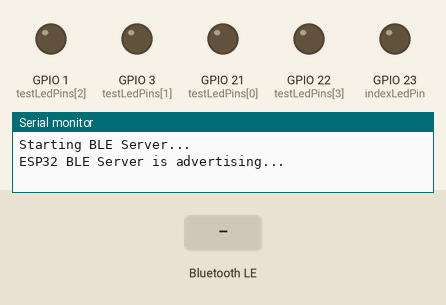
Bench run of a sketch on a simulated ESP32. Parts: output pins drawn as LEDs (lit = HIGH), the last lines printed to the serial monitor. The inputs (shaded band) are chosen by the test bench. Nothing arrives over Bluetooth unless stated; a phone connects over Bluetooth LE 3 s after start.

Above: at 1.2 s.
1.3 s: Bluetooth LE write "1" received
At 2.4 s:
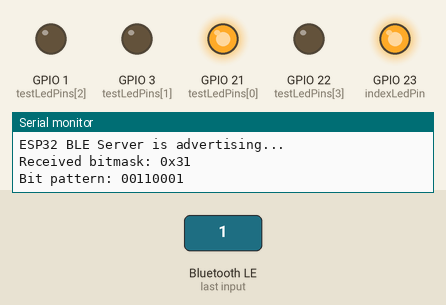
2.8 s: Bluetooth LE write "0" received
At 3.5 s:
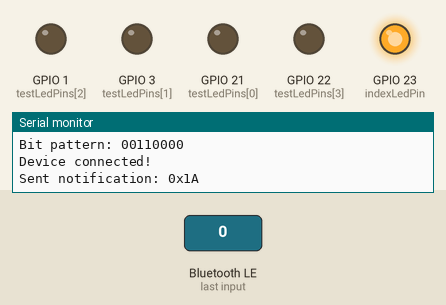
4.3 s: Bluetooth LE write "2" received
At 4.6 s:
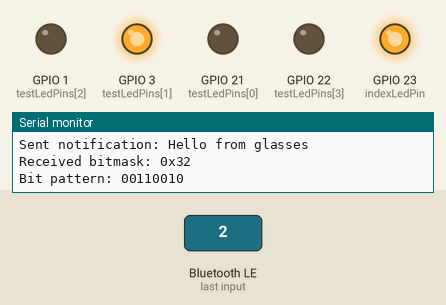
Timing chart, 0 to 7.3 s (numbered marks = the images above; inputs shaded):
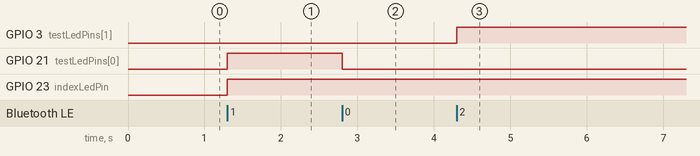

The sketch:

ble_esp32_2.ino
```cpp
#include <BLEDevice.h>
#include <BLEServer.h>
#include <BLEUtils.h>
#include <BLE2902.h>

// BLE Service and Characteristic UUIDs
#define SERVICE_UUID        "22345678-1234-1234-1234-123456789abc"
#define CHARACTERISTIC_UUID "abcd1234-ab12-cd34-ef56-1234567890ab"

BLECharacteristic *pCharacteristic;
bool deviceConnected = false;
String receivedValue = "";
const int indexLedPin = 23;
const int testLedPins[4] = {21, 3, 1, 22};

// Callback class for handling device connections
class MyServerCallbacks : public BLEServerCallbacks {
  void onConnect(BLEServer* pServer) {
    deviceConnected = true;
    Serial.println("Device connected!");

    // Example byte array (you can modify this as needed)
    uint8_t byteArray[] = {0x1A}; // Replace with your desired data

    // Set the byte array as the characteristic value
    pCharacteristic->setValue(byteArray, sizeof(byteArray));

    // Send notification
    pCharacteristic->notify();

    // Optionally print sent data to Serial for debugging
    Serial.print("Sent notification: ");
    for (int i = 0; i < sizeof(byteArray); i++) {
      Serial.print("0x");
      Serial.print(byteArray[i], HEX);
      Serial.print(" ");
    }
    Serial.println();

    delay(1000);
  }

  void onDisconnect(BLEServer* pServer) {
    deviceConnected = false;
    Serial.println("Device disconnected!");
    // Restart advertising so the app can find the ESP32 again
    pServer->getAdvertising()->start();
  }
};

// Callback for reading and writing BLE characteristic
class MyCallbacks : public BLECharacteristicCallbacks {
  void onWrite(BLECharacteristic *pCharacteristic) {
    String value = pCharacteristic->getValue();

    if (value.length() > 0) {
      uint8_t bitmask = (uint8_t)value[0];  // Read first byte as bitmask
      Serial.print("Received bitmask: 0x");
      Serial.println(bitmask, HEX);

      // Print individual bits
      Serial.print("Bit pattern: ");
      for (int i = 7; i >= 0; i--) {
        Serial.print((bitmask >> i) & 1);
      }
      Serial.println();

      // Apply bitmask to LEDs
      for (int i = 0; i < 4; i++) {
        digitalWrite(testLedPins[i], (bitmask >> i) & 1);
      }
      digitalWrite(indexLedPin, (uint8_t)value[0]);
    }
  }
};

void setup() {
  Serial.begin(115200);
  Serial.println("Starting BLE Server...");

  // Initialize LED pins as OUTPUT
  for (int i = 0; i < 4; i++) {
    pinMode(testLedPins[i], OUTPUT);
    digitalWrite(testLedPins[i], LOW);  // Start with LEDs OFF
  }
  pinMode(indexLedPin, OUTPUT);
  digitalWrite(indexLedPin, LOW);


  // Initialize BLE
  BLEDevice::init("Blind Vision Glasses");
  BLEServer *pServer = BLEDevice::createServer();
  pServer->setCallbacks(new MyServerCallbacks());

  // Create BLE Service
  BLEService *pService = pServer->createService(SERVICE_UUID);

  // Create BLE Characteristic
  pCharacteristic = pService->createCharacteristic(
                      CHARACTERISTIC_UUID,
                      BLECharacteristic::PROPERTY_READ |
                      BLECharacteristic::PROPERTY_WRITE |
                      BLECharacteristic::PROPERTY_NOTIFY
                    );

  pCharacteristic->setCallbacks(new MyCallbacks());
  pCharacteristic->addDescriptor(new BLE2902());

  // Start the service
  pService->start();

  // Start Advertising
  BLEAdvertising *pAdvertising = BLEDevice::getAdvertising();
  pAdvertising->addServiceUUID(SERVICE_UUID);  // Add service UUID
  pAdvertising->setScanResponse(true);
  pAdvertising->setMinPreferred(0x06);
  pAdvertising->setMinPreferred(0x12);

  BLEDevice::startAdvertising();
  Serial.println("ESP32 BLE Server is advertising...");
}

void loop() {
  // Send a notification every 2 seconds if a device is connected
  if (deviceConnected) {
    std::string message = "Hello from glasses";
    pCharacteristic->setValue(message.c_str());
    pCharacteristic->notify();
    Serial.println("Sent notification: " + String(message.c_str()));
    delay(2000);
  }
}
```

Measured:
- after the input at 1.3 s, GPIO 21 (testLedPins[0]), GPIO 23 (indexLedPin): LOW → HIGH at once
- after the input at 2.8 s, GPIO 21 (testLedPins[0]): HIGH → LOW at once
- after the input at 4.3 s, GPIO 3 (testLedPins[1]): LOW → HIGH at once
